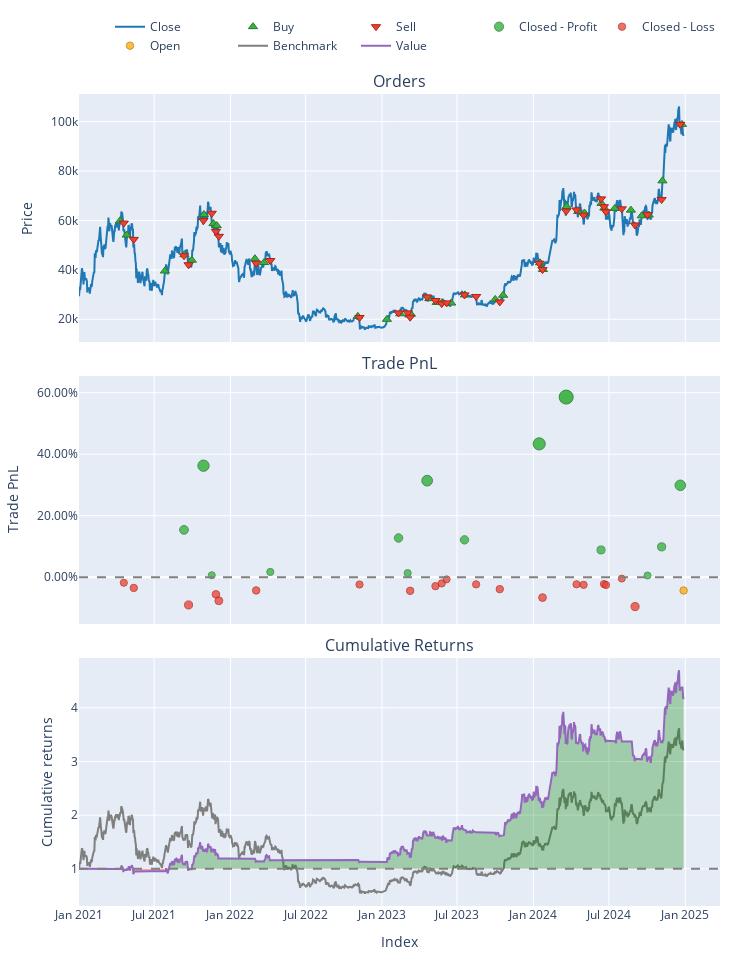

Notebook code cell kept with this figure:
### Code cell
# Access the setup for a specific name, e.g., '(4, 100, 1.0, 4)'
setup_name = (4, 100, 1.8, 5)
specific_pf = pf[setup_name]
specific_pf.plot().show()

### Figure 1 — Plotly figure (JSON) as saved in the notebook; plotly's stock layout.template omitted (floating-point values rounded to 4 significant figures; data arrays with more than 128 entries replaced by an {"elided": "..."} marker saying what was removed)
{"data": [{"legendgroup": "0", "line": {"color": "#1f77b4"}, "name": "Close", "showlegend": true, "type": "scatter", "uid": "d75eadbc-9b1c-4310-8839-036a09d86ff6", "x": {"elided": "1458 str values"}, "xaxis": "x", "y": {"elided": "1458 float values"}, "yaxis": "y"}, {"customdata": [[1563, 0.00834, 0.4995], [1565, 0.009065, 0.4905], [1567, 0.01197, 0.4734], [1569, 0.01185, 0.5463], [1571, 0.01132, 0.4971], [1573, 0.01086, 0.6773], [1575, 0.01161, 0.6816], [1577, 0.01112, 0.6436], [1579, 0.01335, 0.5944], [1581, 0.01324, 0.5689], [1583, 0.02731, 0.5786], [1585, 0.0283, 0.565], [1587, 0.02864, 0.637], [1589, 0.02968, 0.6455], [1591, 0.02799, 0.617], [1593, 0.02859, 0.8106], [1595, 0.02934, 0.7871], [1597, 0.02882, 0.7712], [1599, 0.02882, 0.7658], [1601, 0.02876, 0.8587], [1603, 0.0299, 0.8387], [1605, 0.02712, 0.8063], [1607, 0.02696, 1.156], [1609, 0.02687, 1.079], [1611, 0.02606, 1.711], [1613, 0.02628, 1.671], [1615, 0.02587, 1.63], [1617, 0.02652, 1.774], [1619, 0.02669, 1.735], [1621, 0.02608, 1.692], [1623, 0.02624, 1.684], [1625, 0.02462, 1.523], [1627, 0.02463, 1.532], [1629, 0.02214, 1.683], [1631, 0.02211, 2.185]], "hovertemplate": "Order Id: %{customdata[0]}<br>Timestamp: %{x}<br>Price: %{y}<br>Size: %{customdata[1]:.6f}<br>Fees: %{customdata[2]:.6f}", "legendgroup": "1", "marker": {"color": "#37B13F", "line": {"color": "rgb(38,123,44)", "width": 1}, "size": 8, "symbol": "triangle-up"}, "mode": "markers", "name": "Buy", "type": "scatter", "uid": "8bec187e-65c0-48e2-a3f3-32b96d8b5ca2", "x": ["2021-04-10T00:00:00+00:00", "2021-04-26T00:00:00+00:00", "2021-07-27T00:00:00+00:00", "2021-09-12T00:00:00+00:00", "2021-09-30T00:00:00+00:00", "2021-10-29T00:00:00+00:00", "2021-11-21T00:00:00+00:00", "2021-11-29T00:00:00+00:00", "2022-03-01T00:00:00+00:00", "2022-03-23T00:00:00+00:00", "2022-11-04T00:00:00+00:00", "2023-01-13T00:00:00+00:00", "2023-02-14T00:00:00+00:00", "2023-03-08T00:00:00+00:00", "2023-03-12T00:00:00+00:00", "2023-04-25T00:00:00+00:00", "2023-05-13T00:00:00+00:00", "2023-05-26T00:00:00+00:00", "2023-06-17T00:00:00+00:00", "2023-07-20T00:00:00+00:00", "2023-10-01T00:00:00+00:00", "2023-10-20T00:00:00+00:00", "2024-01-17T00:00:00+00:00", "2024-01-24T00:00:00+00:00", "2024-03-21T00:00:00+00:00", "2024-04-18T00:00:00+00:00", "2024-05-03T00:00:00+00:00", "2024-06-13T00:00:00+00:00", "2024-06-20T00:00:00+00:00", "2024-07-15T00:00:00+00:00", "2024-08-23T00:00:00+00:00", "2024-09-18T00:00:00+00:00", "2024-10-05T00:00:00+00:00", "2024-11-07T00:00:00+00:00", "2024-12-24T00:00:00+00:00"], "xaxis": "x", "y": [59890.0, 54110.0, 39540.0, 46120.0, 43900.0, 62380.0, 58710.0, 57890.0, 44520.0, 42970.0, 21190.0, 19960.0, 22240.0, 21750.0, 22050.0, 28350.0, 26830.0, 26760.0, 26570.0, 29860.0, 28050.0, 29730.0, 42860.0, 40160.0, 65640.0, 63600.0, 63000.0, 66900.0, 65010.0, 64850.0, 64170.0, 61880.0, 62190.0, 76020.0, 98860.0], "yaxis": "y"}, {"customdata": [[1564, 0.00834, 0.4915], [1566, 0.009065, 0.4744], [1568, 0.01197, 0.5474], [1570, 0.01185, 0.4981], [1572, 0.01132, 0.6786], [1574, 0.01086, 0.6829], [1576, 0.01161, 0.6449], [1578, 0.01112, 0.5956], [1580, 0.01335, 0.57], [1582, 0.01324, 0.5798], [1584, 0.02731, 0.5661], [1586, 0.0283, 0.6383], [1588, 0.02864, 0.6468], [1590, 0.02968, 0.6183], [1592, 0.02799, 0.8122], [1594, 0.02859, 0.7887], [1596, 0.02934, 0.7727], [1598, 0.02882, 0.7673], [1600, 0.02882, 0.8604], [1602, 0.02876, 0.8404], [1604, 0.0299, 0.8079], [1606, 0.02712, 1.158], [1608, 0.02696, 1.081], [1610, 0.02687, 1.714], [1612, 0.02606, 1.675], [1614, 0.02628, 1.633], [1616, 0.02587, 1.778], [1618, 0.02652, 1.739], [1620, 0.02669, 1.695], [1622, 0.02608, 1.687], [1624, 0.02624, 1.526], [1626, 0.02462, 1.535], [1628, 0.02463, 1.686], [1630, 0.02214, 2.19]], "hovertemplate": "Order Id: %{customdata[0]}<br>Timestamp: %{x}<br>Price: %{y}<br>Size: %{customdata[1]:.6f}<br>Fees: %{customdata[2]:.6f}", "legendgroup": "2", "marker": {"color": "#EA4335", "line": {"color": "rgb(181,31,18)", "width": 1}, "size": 8, "symbol": "triangle-down"}, "mode": "markers", "name": "Sell", "type": "scatter", "uid": "c050d2d1-7fd1-458e-a2f1-4ea2264d9fe2", "x": ["2021-04-19T00:00:00+00:00", "2021-05-13T00:00:00+00:00", "2021-09-11T00:00:00+00:00", "2021-09-22T00:00:00+00:00", "2021-10-28T00:00:00+00:00", "2021-11-17T00:00:00+00:00", "2021-11-27T00:00:00+00:00", "2021-12-04T00:00:00+00:00", "2022-03-04T00:00:00+00:00", "2022-04-07T00:00:00+00:00", "2022-11-08T00:00:00+00:00", "2023-02-10T00:00:00+00:00", "2023-03-04T00:00:00+00:00", "2023-03-10T00:00:00+00:00", "2023-04-20T00:00:00+00:00", "2023-05-10T00:00:00+00:00", "2023-05-25T00:00:00+00:00", "2023-06-06T00:00:00+00:00", "2023-07-19T00:00:00+00:00", "2023-08-16T00:00:00+00:00", "2023-10-12T00:00:00+00:00", "2024-01-15T00:00:00+00:00", "2024-01-23T00:00:00+00:00", "2024-03-20T00:00:00+00:00", "2024-04-14T00:00:00+00:00", "2024-05-01T00:00:00+00:00", "2024-06-12T00:00:00+00:00", "2024-06-19T00:00:00+00:00", "2024-06-24T00:00:00+00:00", "2024-08-01T00:00:00+00:00", "2024-09-02T00:00:00+00:00", "2024-10-02T00:00:00+00:00", "2024-11-05T00:00:00+00:00", "2024-12-20T00:00:00+00:00"], "xaxis": "x", "y": [58920.0, 52330.0, 45720.0, 42050.0, 59930.0, 62900.0, 55560.0, 53570.0, 42690.0, 43790.0, 20730.0, 22560.0, 22590.0, 20830.0, 29020.0, 27590.0, 26340.0, 26630.0, 29860.0, 29220.0, 27020.0, 42690.0, 40100.0, 63790.0, 64250.0, 62150.0, 68720.0, 65560.0, 63500.0, 64690.0, 58160.0, 62350.0, 68450.0, 98910.0], "yaxis": "y"}, {"customdata": [[2, 2, 72.94, 0.1541], [4, 4, 180.3, 0.3627], [5, 5, 4.314, 0.00637], [9, 9, 9.738, 0.01712], [11, 11, 72.12, 0.1277], [12, 12, 8.51, 0.01336], [14, 14, 193.7, 0.314], [18, 18, 93.04, 0.1215], [21, 21, 349.7, 0.4337], [23, 23, 632.1, 0.5857], [26, 26, 144.5, 0.08865], [31, 31, 8.553, 0.005615], [32, 32, 151.1, 0.09866], [33, 33, 503.0, 0.2989]], "hovertemplate": "Exit Trade Id: %{customdata[0]}<br>Position Id: %{customdata[1]}<br>Exit Timestamp: %{x}<br>PnL: %{customdata[2]:.6f}<br>Return: %{customdata[3]:.2%}", "legendgroup": "3", "marker": {"color": "#37B13F", "line": {"color": "rgb(38,123,44)", "width": 1}, "opacity": [0.7886, 0.8424, 0.7505, 0.7533, 0.7818, 0.7523, 0.8299, 0.7802, 0.8608, 0.9, 0.7717, 0.7503, 0.7743, 0.826], "size": [8.802, 11.31, 7.023, 7.152, 8.484, 7.107, 10.73, 8.41, 12.17, 14, 8.014, 7.014, 8.134, 10.55], "symbol": "circle"}, "mode": "markers", "name": "Closed - Profit", "type": "scatter", "uid": "985f9d69-1435-4bd8-8ff3-3d11d9af481f", "x": ["2021-09-11T00:00:00+00:00", "2021-10-28T00:00:00+00:00", "2021-11-17T00:00:00+00:00", "2022-04-07T00:00:00+00:00", "2023-02-10T00:00:00+00:00", "2023-03-04T00:00:00+00:00", "2023-04-20T00:00:00+00:00", "2023-07-19T00:00:00+00:00", "2024-01-15T00:00:00+00:00", "2024-03-20T00:00:00+00:00", "2024-06-12T00:00:00+00:00", "2024-10-02T00:00:00+00:00", "2024-11-05T00:00:00+00:00", "2024-12-20T00:00:00+00:00"], "xaxis": "x2", "y": [0.1541, 0.3627, 0.00637, 0.01712, 0.1277, 0.01336, 0.314, 0.1215, 0.4337, 0.5857, 0.08865, 0.005615, 0.09866, 0.2989], "yaxis": "y2"}, {"customdata": [[0, 0, -9.039, -0.0181], [1, 1, -17.05, -0.03476], [3, 3, -49.22, -0.09009], [6, 6, -37.96, -0.05569], [7, 7, -49.25, -0.07652], [8, 8, -25.56, -0.043], [10, 10, -13.7, -0.02367], [13, 13, -28.51, -0.04417], [15, 15, -23.47, -0.02896], [16, 16, -15.95, -0.02026], [17, 17, -5.4, -0.007002], [19, 19, -20.0, -0.02329], [20, 20, -32.46, -0.0387], [22, 22, -76.55, -0.06624], [24, 24, -39.36, -0.02301], [25, 25, -41.29, -0.0247], [27, 27, -39.24, -0.02211], [28, 28, -43.71, -0.02519], [29, 29, -7.551, -0.004464], [30, 30, -160.8, -0.09549]], "hovertemplate": "Exit Trade Id: %{customdata[0]}<br>Position Id: %{customdata[1]}<br>Exit Timestamp: %{x}<br>PnL: %{customdata[2]:.6f}<br>Return: %{customdata[3]:.2%}", "legendgroup": "4", "marker": {"color": "#EA4335", "line": {"color": "rgb(181,31,18)", "width": 1}, "opacity": [0.7535, 0.7578, 0.7721, 0.7632, 0.7686, 0.7599, 0.755, 0.7602, 0.7563, 0.7541, 0.7507, 0.7549, 0.7588, 0.7659, 0.7548, 0.7552, 0.7546, 0.7553, 0.75, 0.7735], "size": [7.164, 7.365, 8.031, 7.617, 7.868, 7.464, 7.231, 7.478, 7.295, 7.19, 7.031, 7.227, 7.412, 7.744, 7.223, 7.244, 7.213, 7.25, 7, 8.096], "symbol": "circle"}, "mode": "markers", "name": "Closed - Loss", "type": "scatter", "uid": "0708d7ce-63a0-407c-9f97-b97dc46c6c0b", "x": ["2021-04-19T00:00:00+00:00", "2021-05-13T00:00:00+00:00", "2021-09-22T00:00:00+00:00", "2021-11-27T00:00:00+00:00", "2021-12-04T00:00:00+00:00", "2022-03-04T00:00:00+00:00", "2022-11-08T00:00:00+00:00", "2023-03-10T00:00:00+00:00", "2023-05-10T00:00:00+00:00", "2023-05-25T00:00:00+00:00", "2023-06-06T00:00:00+00:00", "2023-08-16T00:00:00+00:00", "2023-10-12T00:00:00+00:00", "2024-01-23T00:00:00+00:00", "2024-04-14T00:00:00+00:00", "2024-05-01T00:00:00+00:00", "2024-06-19T00:00:00+00:00", "2024-06-24T00:00:00+00:00", "2024-08-01T00:00:00+00:00", "2024-09-02T00:00:00+00:00"], "xaxis": "x2", "y": [-0.0181, -0.03476, -0.09009, -0.05569, -0.07652, -0.043, -0.02367, -0.04417, -0.02896, -0.02026, -0.007002, -0.02329, -0.0387, -0.06624, -0.02301, -0.0247, -0.02211, -0.02519, -0.004464, -0.09549], "yaxis": "y2"}, {"customdata": [[34, 34, -94.53, -0.04326]], "hovertemplate": "Exit Trade Id: %{customdata[0]}<br>Position Id: %{customdata[1]}<br>Exit Timestamp: %{x}<br>PnL: %{customdata[2]:.6f}<br>Return: %{customdata[3]:.2%}", "legendgroup": "5", "marker": {"color": "#FFAA00", "line": {"color": "rgb(178,118,0)", "width": 1}, "opacity": [0.76], "size": [7.467], "symbol": "circle"}, "mode": "markers", "name": "Open", "type": "scatter", "uid": "b4c6e004-4700-4ed3-8727-ac4fc9467d05", "x": ["2024-12-28T00:00:00+00:00"], "xaxis": "x2", "y": [-0.04326], "yaxis": "y2"}, {"legendgroup": "6", "line": {"color": "#7f7f7f"}, "name": "Benchmark", "showlegend": true, "type": "scatter", "uid": "6a23eaa3-1f29-4eb9-9a54-c778a1311c47", "x": {"elided": "1458 str values"}, "xaxis": "x3", "y": {"elided": "1458 float values"}, "yaxis": "y3"}, {"hoverinfo": "skip", "legendgroup": "7", "line": {"color": "rgba(0, 0, 0, 0)", "width": 0}, "opacity": 0, "showlegend": false, "type": "scatter", "uid": "0b3bc47e-c95e-4b3a-9a46-eb2381863294", "x": {"elided": "1458 str values"}, "xaxis": "x3", "y": {"elided": "1458 int values"}, "yaxis": "y3"}, {"connectgaps": false, "fill": "tonexty", "fillcolor": "rgba(0, 128, 0, 0.3)", "hoverinfo": "skip", "legendgroup": "7", "line": {"color": "rgba(0, 0, 0, 0)", "width": 0}, "opacity": 0, "showlegend": false, "type": "scatter", "uid": "077b19b0-e618-4299-8555-e27a96cb6509", "x": {"elided": "1458 str values"}, "xaxis": "x3", "y": {"elided": "1458 float values"}, "yaxis": "y3"}, {"hoverinfo": "skip", "legendgroup": "7", "line": {"color": "rgba(0, 0, 0, 0)", "width": 0}, "opacity": 0, "showlegend": false, "type": "scatter", "uid": "f41601b2-d71e-475a-864d-057c46feb72b", "x": {"elided": "1458 str values"}, "xaxis": "x3", "y": {"elided": "1458 int values"}, "yaxis": "y3"}, {"connectgaps": false, "fill": "tonexty", "fillcolor": "rgba(255, 0, 0, 0.3)", "hoverinfo": "skip", "legendgroup": "7", "line": {"color": "rgba(0, 0, 0, 0)", "width": 0}, "opacity": 0, "showlegend": false, "type": "scatter", "uid": "8a07d9a8-32cb-4ef8-b3d4-0311d7c94f71", "x": {"elided": "1458 str values"}, "xaxis": "x3", "y": {"elided": "1458 float values"}, "yaxis": "y3"}, {"legendgroup": "8", "line": {"color": "#9467bd"}, "name": "Value", "showlegend": true, "type": "scatter", "uid": "f26946ae-778c-4a6e-b289-6f7f18897260", "x": {"elided": "1458 str values"}, "xaxis": "x3", "y": {"elided": "1458 float values"}, "yaxis": "y3"}, {"hoverinfo": "skip", "legendgroup": "7", "line": {"color": "rgba(0, 0, 0, 0)", "width": 0}, "opacity": 0, "showlegend": false, "type": "scatter", "uid": "5e36547a-6ce9-407a-ad92-7fbd64ba8778", "x": {"elided": "1458 str values"}, "xaxis": "x3", "y": {"elided": "1458 int values"}, "yaxis": "y3"}], "layout": {"annotations": [{"font": {"size": 16}, "showarrow": false, "text": "Orders", "x": 0.5, "xanchor": "center", "xref": "paper", "y": 1, "yanchor": "bottom", "yref": "paper"}, {"font": {"size": 16}, "showarrow": false, "text": "Trade PnL", "x": 0.5, "xanchor": "center", "xref": "paper", "y": 0.6528, "yanchor": "bottom", "yref": "paper"}, {"font": {"size": 16}, "showarrow": false, "text": "Cumulative Returns", "x": 0.5, "xanchor": "center", "xref": "paper", "y": 0.3056, "yanchor": "bottom", "yref": "paper"}], "height": 960, "legend": {"orientation": "h", "traceorder": "normal", "x": 1, "xanchor": "right", "y": 1.042, "yanchor": "bottom"}, "margin": {"b": 30, "l": 30, "r": 30, "t": 30}, "shapes": [{"line": {"color": "gray", "dash": "dash"}, "type": "line", "x0": 0, "x1": 1, "xref": "paper", "y0": 0, "y1": 0, "yref": "y2"}, {"line": {"color": "gray", "dash": "dash"}, "type": "line", "x0": 0, "x1": 1, "xref": "paper", "y0": 1, "y1": 1, "yref": "y3"}], "showlegend": true, "width": 750, "xaxis": {"anchor": "y", "domain": [0, 1], "matches": "x3", "showticklabels": false}, "xaxis2": {"anchor": "y2", "domain": [0, 1], "matches": "x3", "showticklabels": false}, "xaxis3": {"anchor": "y3", "domain": [0, 1], "title": {"text": "Index"}}, "yaxis": {"anchor": "x", "domain": [0.6944, 1], "title": {"text": "Price"}}, "yaxis2": {"anchor": "x2", "domain": [0.3472, 0.6528], "tickformat": ".2%", "title": {"text": "Trade PnL"}}, "yaxis3": {"anchor": "x3", "domain": [0, 0.3056], "title": {"text": "Cumulative returns"}}}}
